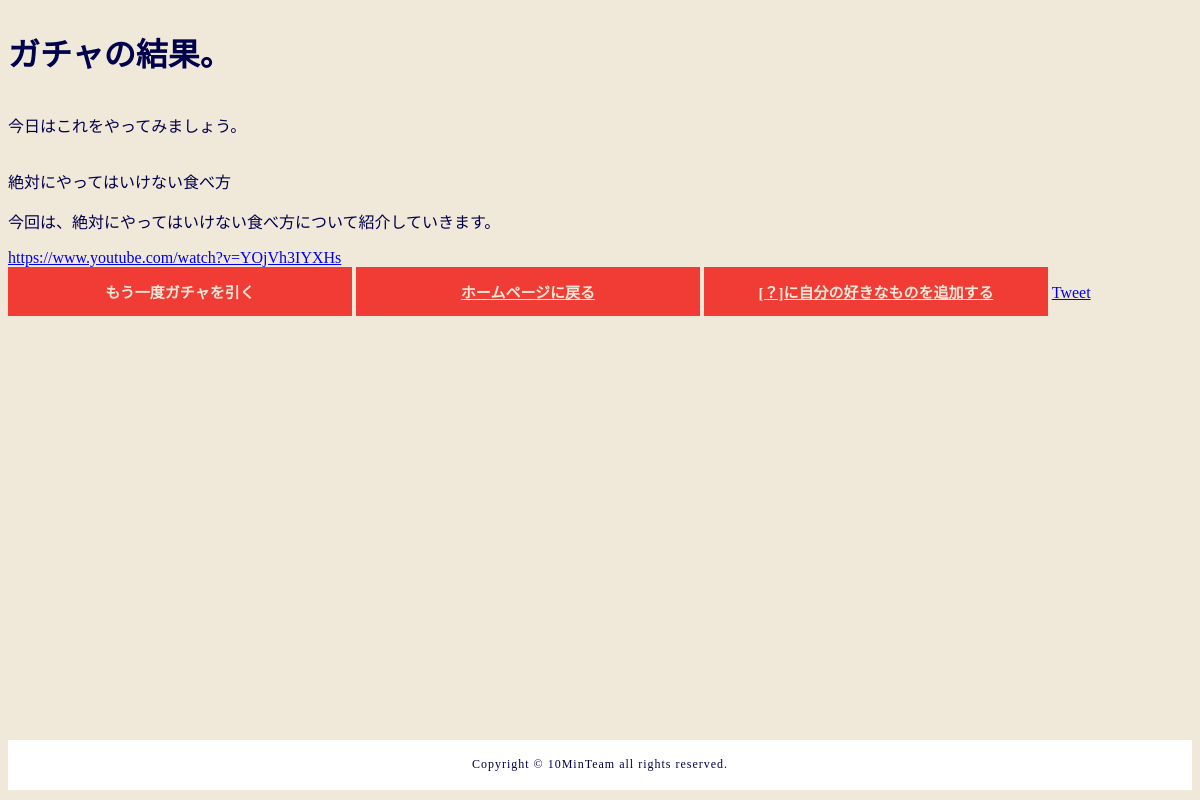
Page /gacha on the committed database.
### tables this page shows
CREATE TABLE "koumoku-t" (
	"id"	INTEGER,
	"やること"	TEXT,
	"一言"	TEXT,
	"リンク"	TEXT,
	"yaru-id"	INTEGER,
	PRIMARY KEY("id","yaru-id")
);

### app.py (the view)
@app.route("/gacha")
def gacha():
    conn = sqlite3.connect("gacha.db")
    c = conn.cursor()
    c.execute('SELECT "やること", "一言", "リンク" FROM "koumoku-t" WHERE "yaru-id" <= 4;')
    gacha = c.fetchall()
    gacha = random.choice(gacha)
    if gacha[0] is not None:
        result = gacha[0]
    else:
        result = ""
    if gacha[1] is not None:
        word = gacha[1]
    else:
        word = ""
    if gacha[2] is not None:
        link = gacha[2]
    else:
        link = ""
    c.close()
    return render_template("gacha.html", result=result, word=word, link=link)

### templates/gacha.html
{% extends 'base.html' %}
{% block content %}
<h1>ガチャの結果。</h1>
<p>今日はこれをやってみましょう。</p>
<div class="button">
    <p>{{result}}</p>
    <p>{{word}}</p>
    <a href="{{link}}" target=”_blank” >{{link}}</a><br>
    <a class="btn" onclick="window.location.reload(true);">もう一度ガチャを引く</a>
    <a href="/" class="btn">ホームページに戻る</a>
    <a href="/adding" class="btn">[？]に自分の好きなものを追加する</a>
    <a href="https://twitter.com/share?ref_src=twsrc%5Etfw" class="twitter-share-button"
    data-text="10分ガチャをやってみました
    {{result}}
    {{word}}
    {{link}}
    ガチャを引きたい方はこちら↓"
    data-show-count="false">Tweet</a><script async src="https://platform.twitter.com/widgets.js" charset="utf-8"></script>
</div>
{% endblock %}

### static/css/pc.css (style rules this page uses)
body { color: #00004d; background-color: #f0e8d8; }
.btn { background: #f03c34; border: 2px solid transparent; color: #f0e8d8; display: inline-block; font-size: 15px; font-weight: bold; max-width: 100%; padding: 12px 20px; text-align: center; width: 300px; }

### static/css/sp.css (style rules this page uses)
body { color: #00004d; background-color: #f0e8d8; }
.btn { background: #f03c34; border: 2px solid transparent; color: #f0e8d8; display: inline-block; font-size: 15px; font-weight: bold; padding: 12px 0px; text-align: center; width: 100%; margin: 0 auto; }

### rows in the picture
koumoku-t: やること "絶対にやってはいけない食べ方", 一言 "今回は、絶対にやってはいけない食べ方について紹介していきます。", リンク "https://www.youtube.com/watch?v=YOjVh3IYXHs"
